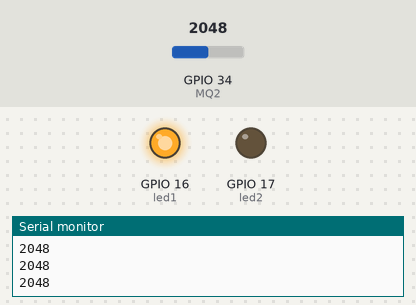
The sketch below on a simulated ESP32. On the bench: output pins drawn as LEDs (lit = HIGH), the last lines printed to the serial monitor. The inputs (shaded band) are chosen by the test bench; at power-on: GPIO 34 (MQ2) = 2048. WiFi joins after 1.5 s; servers stay silent unless stated.

Above: at 4.5 s.
4.6 s: GPIO 34 (MQ2) set to 2240
At 6.1 s:
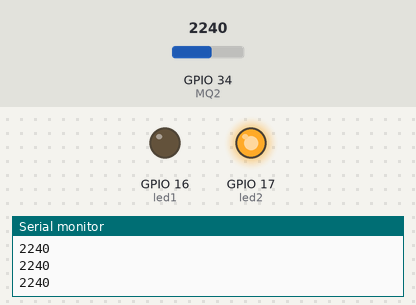
7.6 s: GPIO 34 (MQ2) set to 2160
At 9.4 s:
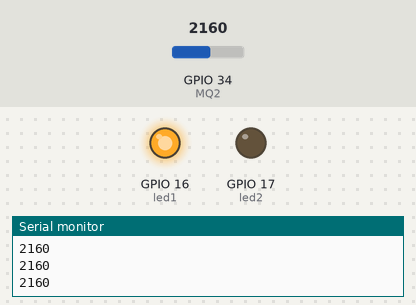
10.6 s: GPIO 34 (MQ2) set to 2866
At 13.0 s:
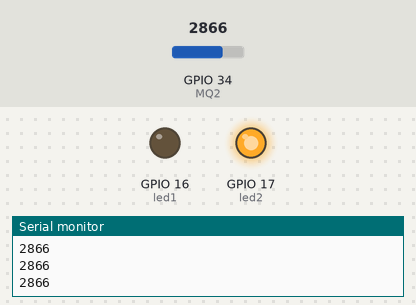
Timing chart, 0 to 17.3 s (numbered marks = the images above; inputs shaded):
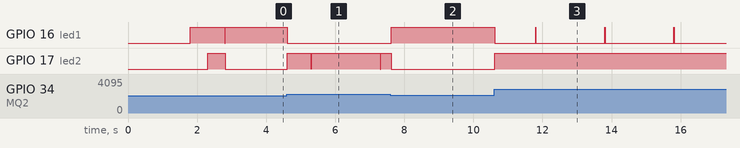

Measured:
- after the input at 4.6 s, GPIO 16 (led1): HIGH → LOW at once; GPIO 17 (led2): goes HIGH 0.69 s, LOW 0.01 s, HIGH 2.0 s, LOW 0.01 s, then HIGH, starting at once
- after the input at 7.6 s, GPIO 16 (led1): LOW → HIGH at once
- after the input at 10.6 s, GPIO 16 (led1): HIGH → LOW at once, then repeats every 2.0 s: HIGH 0.01 s, LOW 2.0 s, until it stays LOW from 15.8 s

The sketch:

proiect_v2.ino
```cpp
#if CONFIG_FREERTOS_UNICORE
#define ARDUINO_RUNNING_CORE 0
#else
#define ARDUINO_RUNNING_CORE 1
#endif

#define BLYNK_PRINT Serial
#include <WiFi.h>
#include <WiFiClient.h>
#include <BlynkSimpleEsp32.h>
BlynkTimer timer;

char auth[] = "2w9Ogu_8iYXR8xB8Qu5S5JIQGxom7A_-";

char ssid[] = "DIGI_0afd08";
char pass[] = "aa21f502";

const int led1 = 16;
const int led2 = 17;
const int MQ2 = 34;

void Task1code( void * pvParameters );
void Task2code( void * pvParameters );
void Task3code( void * pvParameters );

void setup() {

  Serial.begin(115200);
  Blynk.begin(auth, ssid, pass);
  pinMode(led1, OUTPUT);
  pinMode(led2, OUTPUT);
  pinMode(MQ2, INPUT);
//  timer.setInterval(1000L, sendUptime);

 xTaskCreatePinnedToCore(
                    Task1code,
                    "Task1",
                    1024,
                    NULL,
                    2,
                    NULL,
                    ARDUINO_RUNNING_CORE);
  vTaskDelay(500);

  xTaskCreatePinnedToCore(
                    Task2code,
                    "Task2",
                    1024,
                    NULL,
                    2,
                    NULL,
                    ARDUINO_RUNNING_CORE);
  vTaskDelay(500);

  xTaskCreatePinnedToCore(
                    Task3code,
                    "Task3",
                    1024,
                    NULL,
                    3,
                    NULL,
                    ARDUINO_RUNNING_CORE);

  vTaskDelay(500);
}

void loop()
{
}

void Task1code(void *pvParameters)
{
  (void) pvParameters;
  pinMode(led1, OUTPUT);

  for (;;)
  {
    digitalWrite(led1, HIGH);
    vTaskDelay(1000);
    digitalWrite(led1, LOW);
    vTaskDelay(1000);
  }
}

void Task2code(void *pvParameters)
{
  (void) pvParameters;
  pinMode(led2, OUTPUT);

  for (;;)
  {
    digitalWrite(led2, HIGH);
    vTaskDelay(1000);
    digitalWrite(led2, LOW);
    vTaskDelay(1000);
  }
}

void Task3code(void *pvParameters)
{
  (void) pvParameters;

for (;;)
  {
int sensorValueA3 = analogRead(MQ2);
//  Blynk.virtualWrite(V1, sensorValueA3);
    Serial.println(sensorValueA3);
    vTaskDelay(10);
  if (sensorValueA3 > 2200)
  {
//   Blynk.notify("Gas Detected!");
    digitalWrite(led1, LOW);
    digitalWrite(led2, HIGH);
  }

  else
  {
    digitalWrite(led1, HIGH);
    digitalWrite(led2, LOW);
  }
  }
}
```
